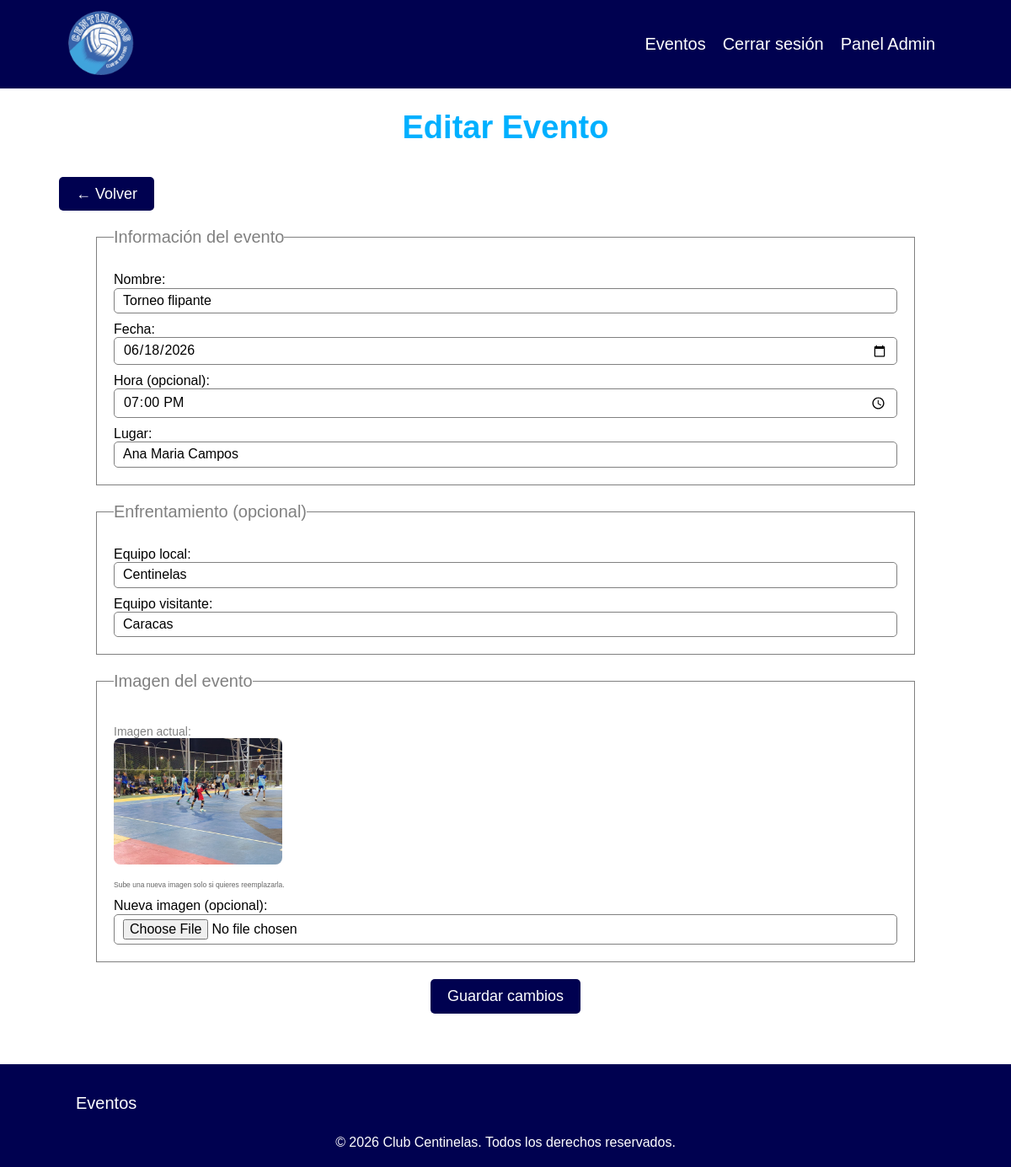
Page /admin/eventos/editar.php?id=13 (signed in) on the committed database.
### tables this page shows
CREATE TABLE `eventos` (
  `id` int(11) NOT NULL,
  `nombre` varchar(100) NOT NULL,
  `fecha` date DEFAULT NULL,
  `hora` time DEFAULT NULL,
  `equipo_local` varchar(100) DEFAULT NULL,
  `equipo_visit` varchar(100) DEFAULT NULL,
  `imagen` varchar(255) DEFAULT NULL,
  `lugar` varchar(150) DEFAULT NULL
);

### src/Evento.php (called while the page is built, shortened)
<?php
class Evento
{
    public static function findById($id)
    {
        $conn = DB::conectar();
        $sql = 'SELECT * FROM eventos WHERE id = ?';
        $stmt = $conn->prepare($sql);
        $stmt->bind_param('i', $id);
        $stmt->execute();
        return $stmt->get_result()->fetch_assoc();
    }
}

### admin/eventos/editar.php (the view, shortened to what this page needs)
<?php
require_once __DIR__ . '/../../src/Evento.php';
$id = $_GET['id'] ?? null;
$datos = Evento::findById($id);
include __DIR__ . '/../../templates/header.php';
?>
<main class="contenedor seccion">
    <h1>Editar Evento</h1>
    <a class="boton" href="/centinela/admin/eventos/index.php">← Volver</a>
    <form class="formulario" method="POST" enctype="multipart/form-data"
          onsubmit="return validarEvento()">
        <fieldset>
            <legend>Información del evento</legend>
            <label for="nombre">Nombre:</label>
            <input type="text" id="nombre" name="nombre"
                value="<?php echo htmlspecialchars($_POST['nombre'] ?? $datos['nombre']); ?>">
            <label for="fecha">Fecha:</label>
            <input type="date" id="fecha" name="fecha"
                value="<?php echo htmlspecialchars($_POST['fecha'] ?? $datos['fecha']); ?>">
            <label for="hora">Hora (opcional):</label>
            <input type="time" id="hora" name="hora"
                value="<?php echo htmlspecialchars($_POST['hora'] ?? $datos['hora'] ?? ''); ?>">
            <label for="lugar">Lugar:</label>
            <input type="text" id="lugar" name="lugar"
                value="<?php echo htmlspecialchars($_POST['lugar'] ?? $datos['lugar']); ?>">
        </fieldset>
        <fieldset>
            <legend>Enfrentamiento (opcional)</legend>
            <label for="equipo_local">Equipo local:</label>
            <input type="text" id="equipo_local" name="equipo_local"
                value="<?php echo htmlspecialchars($_POST['equipo_local'] ?? $datos['equipo_local'] ?? ''); ?>">
            <label for="equipo_visit">Equipo visitante:</label>
            <input type="text" id="equipo_visit" name="equipo_visit"
                value="<?php echo htmlspecialchars($_POST['equipo_visit'] ?? $datos['equipo_visit'] ?? ''); ?>">
        </fieldset>
        <fieldset>
            <legend>Imagen del evento</legend>
            <?php if ($datos['imagen']): ?>
                <p>Imagen actual:</p>
                <img src="/centinela/assets/img/eventos/<?php echo htmlspecialchars($datos['imagen']); ?>"
                     alt="Imagen del evento" style="max-width:200px; border-radius:8px; margin-bottom:8px; display:block;">
                <p style="font-size:0.85rem; color:#666;">Sube una nueva imagen solo si quieres reemplazarla.</p>
            <?php endif; ?>
            <label for="imagen">Nueva imagen (opcional):</label>
            <input type="file" id="imagen" name="imagen" accept=".jpg,.jpeg,.png,.webp">
        </fieldset>
        <button class="boton" type="submit">Guardar cambios</button>
    </form>
</main>
<?php include __DIR__ . '/../../templates/footer.php'; ?>

### assets/styles/app.css (style rules this page uses)
:root { --blanco-fondo: #FFFFFF; --celeste-primario: #00B0FF; --azul-interactivo: #007BB2; --azul-oscuro: #000150; --texto-principal: #2d353a; }
Html { box-sizing: border-box; font-size: 62.5%; }
*, *:before, *:after { box-sizing: inherit; }
Body { font-size: 1.6rem; }
html, body { height: 100%; margin: 0; }
h1, h2, h3, p, a { font-family: 'Google Sans', sans-serif; color: var(--texto-principal); }
a { text-decoration: none; font-size: 2rem; padding: 1rem; }
h1 { font-size: 3.8rem; font-weight: 700; color: var(--celeste-primario); }
h1, h2, h3 { text-align: center; }
.seccion { margin-top: 5rem; margin-bottom: 5rem; }
.boton { display: inline-block; background-color: var(--azul-oscuro); color: white; padding: 1rem 2rem; margin: 1rem; border-radius: 5px; font-size: 1.8rem; font-weight: 500; border: none; font-family: 'Google Sans', sans-serif; }
.contenedor { max-width: 90%; margin: 0 auto; }

### rows in the picture
eventos: nombre "Torneo flipante", fecha "06/18/2026", hora "19:00:00", lugar "Ana Maria Campos", equipo_local "Centinelas", equipo_visit "Caracas", imagen (picture)
